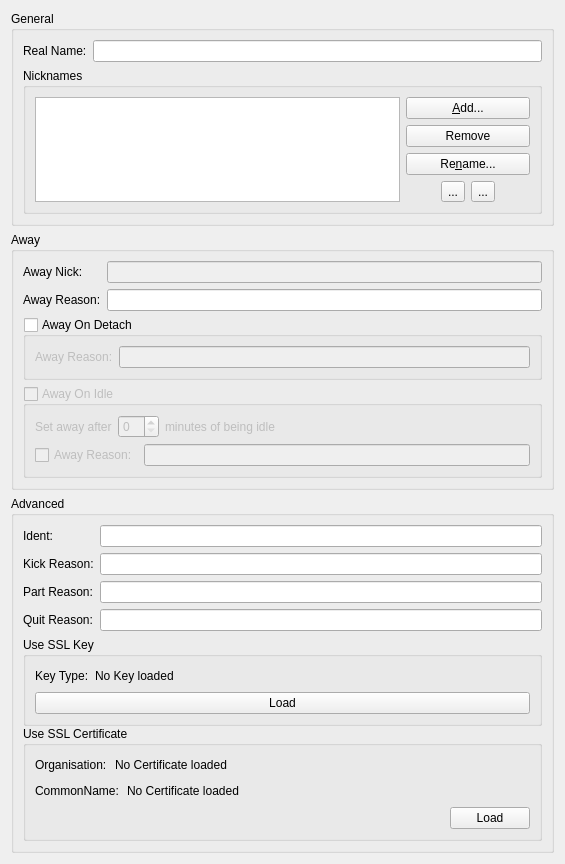
<?xml version="1.0" encoding="UTF-8"?>
<ui version="4.0">
 <class>IdentityEditWidget</class>
 <widget class="QWidget" name="IdentityEditWidget">
  <property name="geometry">
   <rect>
    <x>0</x>
    <y>0</y>
    <width>565</width>
    <height>850</height>
   </rect>
  </property>
  <property name="windowTitle">
   <string/>
  </property>
  <layout class="QVBoxLayout" name="verticalLayout_3">
   <item>
    <widget class="QGroupBox" name="groupBox_4">
     <property name="title">
      <string>General</string>
     </property>
     <layout class="QFormLayout" name="formLayout">
      <item row="0" column="0">
       <widget class="QLabel" name="label">
        <property name="text">
         <string>Real Name:</string>
        </property>
       </widget>
      </item>
      <item row="0" column="1">
       <widget class="QLineEdit" name="realName">
        <property name="whatsThis">
         <string>The &quot;Real Name&quot; is shown in /whois.</string>
        </property>
       </widget>
      </item>
      <item row="1" column="0" colspan="2">
       <widget class="QGroupBox" name="groupBox">
        <property name="title">
         <string>Nicknames</string>
        </property>
        <layout class="QHBoxLayout" name="_3">
         <item>
          <widget class="QListWidget" name="nicknameList">
           <property name="sizePolicy">
            <sizepolicy hsizetype="Expanding" vsizetype="Expanding">
             <horstretch>1</horstretch>
             <verstretch>0</verstretch>
            </sizepolicy>
           </property>
           <property name="showDropIndicator" stdset="0">
            <bool>true</bool>
           </property>
           <property name="dragEnabled">
            <bool>false</bool>
           </property>
           <property name="dragDropMode">
            <enum>QAbstractItemView::NoDragDrop</enum>
           </property>
           <property name="selectionBehavior">
            <enum>QAbstractItemView::SelectRows</enum>
           </property>
          </widget>
         </item>
         <item>
          <layout class="QVBoxLayout" name="_4">
           <item>
            <widget class="QPushButton" name="addNick">
             <property name="sizePolicy">
              <sizepolicy hsizetype="Preferred" vsizetype="Fixed">
               <horstretch>0</horstretch>
               <verstretch>0</verstretch>
              </sizepolicy>
             </property>
             <property name="toolTip">
              <string>Add Nickname</string>
             </property>
             <property name="text">
              <string>&amp;Add...</string>
             </property>
             <property name="icon">
              <iconset>
               <normaloff>:/16x16/actions/oxygen/16x16/actions/list-add.png</normaloff>:/16x16/actions/oxygen/16x16/actions/list-add.png</iconset>
             </property>
             <property name="iconSize">
              <size>
               <width>16</width>
               <height>16</height>
              </size>
             </property>
            </widget>
           </item>
           <item>
            <widget class="QPushButton" name="deleteNick">
             <property name="sizePolicy">
              <sizepolicy hsizetype="Preferred" vsizetype="Fixed">
               <horstretch>0</horstretch>
               <verstretch>0</verstretch>
              </sizepolicy>
             </property>
             <property name="toolTip">
              <string>Remove Nickname</string>
             </property>
             <property name="text">
              <string>Remove</string>
             </property>
             <property name="icon">
              <iconset>
               <normaloff>:/16x16/actions/oxygen/16x16/actions/edit-delete.png</normaloff>:/16x16/actions/oxygen/16x16/actions/edit-delete.png</iconset>
             </property>
            </widget>
           </item>
           <item>
            <widget class="QPushButton" name="renameNick">
             <property name="sizePolicy">
              <sizepolicy hsizetype="Preferred" vsizetype="Fixed">
               <horstretch>0</horstretch>
               <verstretch>0</verstretch>
              </sizepolicy>
             </property>
             <property name="toolTip">
              <string>Rename Identity</string>
             </property>
             <property name="text">
              <string>Re&amp;name...</string>
             </property>
             <property name="icon">
              <iconset>
               <normaloff>:/16x16/actions/oxygen/16x16/actions/edit-rename.png</normaloff>:/16x16/actions/oxygen/16x16/actions/edit-rename.png</iconset>
             </property>
            </widget>
           </item>
           <item>
            <layout class="QHBoxLayout" name="_5">
             <item>
              <spacer>
               <property name="orientation">
                <enum>Qt::Horizontal</enum>
               </property>
               <property name="sizeHint" stdset="0">
                <size>
                 <width>0</width>
                 <height>20</height>
                </size>
               </property>
              </spacer>
             </item>
             <item>
              <widget class="QToolButton" name="nickUp">
               <property name="toolTip">
                <string>Move upwards in list</string>
               </property>
               <property name="text">
                <string>...</string>
               </property>
               <property name="icon">
                <iconset>
                 <normaloff>:/16x16/actions/oxygen/16x16/actions/go-up.png</normaloff>:/16x16/actions/oxygen/16x16/actions/go-up.png</iconset>
               </property>
              </widget>
             </item>
             <item>
              <widget class="QToolButton" name="nickDown">
               <property name="toolTip">
                <string>Move downwards in list</string>
               </property>
               <property name="text">
                <string>...</string>
               </property>
               <property name="icon">
                <iconset>
                 <normaloff>:/16x16/actions/oxygen/16x16/actions/go-down.png</normaloff>:/16x16/actions/oxygen/16x16/actions/go-down.png</iconset>
               </property>
              </widget>
             </item>
             <item>
              <spacer>
               <property name="orientation">
                <enum>Qt::Horizontal</enum>
               </property>
               <property name="sizeHint" stdset="0">
                <size>
                 <width>0</width>
                 <height>20</height>
                </size>
               </property>
              </spacer>
             </item>
            </layout>
           </item>
           <item>
            <spacer>
             <property name="orientation">
              <enum>Qt::Vertical</enum>
             </property>
             <property name="sizeHint" stdset="0">
              <size>
               <width>124</width>
               <height>76</height>
              </size>
             </property>
            </spacer>
           </item>
          </layout>
         </item>
        </layout>
       </widget>
      </item>
     </layout>
    </widget>
   </item>
   <item>
    <widget class="QGroupBox" name="groupBox_7">
     <property name="title">
      <string>Away</string>
     </property>
     <layout class="QFormLayout" name="formLayout_2">
      <item row="0" column="0">
       <widget class="QLabel" name="awayNickLabel">
        <property name="text">
         <string>Away Nick:</string>
        </property>
       </widget>
      </item>
      <item row="0" column="1">
       <widget class="QLineEdit" name="awayNick">
        <property name="enabled">
         <bool>false</bool>
        </property>
        <property name="toolTip">
         <string>Nick to be used when being away</string>
        </property>
       </widget>
      </item>
      <item row="1" column="0">
       <widget class="QLabel" name="awayReasonLabel">
        <property name="text">
         <string>Away Reason:</string>
        </property>
       </widget>
      </item>
      <item row="1" column="1">
       <widget class="QLineEdit" name="awayReason">
        <property name="enabled">
         <bool>true</bool>
        </property>
        <property name="toolTip">
         <string>Default away reason</string>
        </property>
       </widget>
      </item>
      <item row="2" column="0" colspan="2">
       <widget class="QGroupBox" name="detachAwayEnabled">
        <property name="toolTip">
         <string>Set away when all clients have detached from the core</string>
        </property>
        <property name="title">
         <string>Away On Detach</string>
        </property>
        <property name="checkable">
         <bool>true</bool>
        </property>
        <property name="checked">
         <bool>false</bool>
        </property>
        <layout class="QVBoxLayout" name="verticalLayout">
         <item>
          <layout class="QHBoxLayout" name="horizontalLayout">
           <item>
            <widget class="QLabel" name="label_13">
             <property name="text">
              <string>Away Reason:</string>
             </property>
            </widget>
           </item>
           <item>
            <widget class="QLineEdit" name="detachAwayReason"/>
           </item>
          </layout>
         </item>
        </layout>
       </widget>
      </item>
      <item row="3" column="0" colspan="2">
       <widget class="QGroupBox" name="autoAwayEnabled">
        <property name="enabled">
         <bool>false</bool>
        </property>
        <property name="toolTip">
         <string>Not implemented yet</string>
        </property>
        <property name="title">
         <string>Away On Idle</string>
        </property>
        <property name="checkable">
         <bool>true</bool>
        </property>
        <property name="checked">
         <bool>false</bool>
        </property>
        <layout class="QVBoxLayout" name="verticalLayout_2">
         <item>
          <layout class="QHBoxLayout" name="_7">
           <item>
            <widget class="QLabel" name="autoAwayLabel_1">
             <property name="text">
              <string>Set away after</string>
             </property>
            </widget>
           </item>
           <item>
            <widget class="QSpinBox" name="autoAwayTime"/>
           </item>
           <item>
            <widget class="QLabel" name="autoAwayLabel_2">
             <property name="text">
              <string>minutes of being idle</string>
             </property>
            </widget>
           </item>
           <item>
            <spacer>
             <property name="orientation">
              <enum>Qt::Horizontal</enum>
             </property>
             <property name="sizeHint" stdset="0">
              <size>
               <width>40</width>
               <height>20</height>
              </size>
             </property>
            </spacer>
           </item>
          </layout>
         </item>
         <item>
          <layout class="QGridLayout" name="_8">
           <item row="0" column="0">
            <widget class="QCheckBox" name="autoAwayReasonEnabled">
             <property name="text">
              <string>Away Reason:</string>
             </property>
            </widget>
           </item>
           <item row="0" column="1">
            <widget class="QLineEdit" name="autoAwayReason">
             <property name="enabled">
              <bool>false</bool>
             </property>
            </widget>
           </item>
          </layout>
         </item>
        </layout>
       </widget>
      </item>
     </layout>
     <zorder>awayReason</zorder>
     <zorder>awayReasonLabel</zorder>
     <zorder>awayNick</zorder>
     <zorder>awayNickLabel</zorder>
     <zorder>autoAwayEnabled</zorder>
     <zorder>detachAwayEnabled</zorder>
    </widget>
   </item>
   <item>
    <widget class="QGroupBox" name="advancedGroupBox">
     <property name="title">
      <string>Advanced</string>
     </property>
     <layout class="QFormLayout" name="formLayout_3">
      <item row="0" column="0">
       <widget class="QLabel" name="label_2">
        <property name="text">
         <string>Ident:</string>
        </property>
       </widget>
      </item>
      <item row="0" column="1">
       <widget class="QLineEdit" name="ident">
        <property name="whatsThis">
         <string>The &quot;ident&quot; is part of your hostmask and, together with your host, uniquely identifies you within the IRC network.</string>
        </property>
       </widget>
      </item>
      <item row="1" column="0">
       <widget class="QLabel" name="label_4">
        <property name="text">
         <string>Kick Reason:</string>
        </property>
       </widget>
      </item>
      <item row="1" column="1">
       <widget class="QLineEdit" name="kickReason"/>
      </item>
      <item row="2" column="0">
       <widget class="QLabel" name="label_3">
        <property name="text">
         <string>Part Reason:</string>
        </property>
       </widget>
      </item>
      <item row="2" column="1">
       <widget class="QLineEdit" name="partReason"/>
      </item>
      <item row="3" column="0">
       <widget class="QLabel" name="label_5">
        <property name="text">
         <string>Quit Reason:</string>
        </property>
       </widget>
      </item>
      <item row="3" column="1">
       <widget class="QLineEdit" name="quitReason"/>
      </item>
      <item row="4" column="0" colspan="2">
       <widget class="QStackedWidget" name="keyAndCertSettings">
        <property name="styleSheet">
         <string notr="true"/>
        </property>
        <property name="lineWidth">
         <number>0</number>
        </property>
        <property name="currentIndex">
         <number>2</number>
        </property>
        <widget class="QWidget" name="pageNoSsl">
         <layout class="QVBoxLayout" name="verticalLayout_8">
          <property name="margin">
           <number>0</number>
          </property>
          <item>
           <widget class="QGroupBox" name="groupBox_6">
            <property name="title">
             <string/>
            </property>
            <layout class="QVBoxLayout" name="verticalLayout_9">
             <item>
              <widget class="QLabel" name="label_8">
               <property name="text">
                <string>You need an SSL Capable Client to edit your Cores SSL Key and Certificate</string>
               </property>
               <property name="alignment">
                <set>Qt::AlignCenter</set>
               </property>
               <property name="wordWrap">
                <bool>true</bool>
               </property>
              </widget>
             </item>
            </layout>
           </widget>
          </item>
         </layout>
        </widget>
        <widget class="QWidget" name="pageUnsecure">
         <layout class="QVBoxLayout" name="verticalLayout_7">
          <property name="margin">
           <number>0</number>
          </property>
          <item>
           <widget class="QGroupBox" name="groupBox_5">
            <property name="title">
             <string/>
            </property>
            <layout class="QVBoxLayout" name="verticalLayout_6">
             <item>
              <widget class="QLabel" name="label_7">
               <property name="text">
                <string>Warning: you are not connected with a secured connection to the Quassel Core!
Proceeding will cause an unencrypted transfer of your SSL Key and SSL Certificate!</string>
               </property>
               <property name="alignment">
                <set>Qt::AlignCenter</set>
               </property>
               <property name="wordWrap">
                <bool>true</bool>
               </property>
              </widget>
             </item>
             <item>
              <layout class="QHBoxLayout" name="horizontalLayout_2">
               <item>
                <spacer name="horizontalSpacer">
                 <property name="orientation">
                  <enum>Qt::Horizontal</enum>
                 </property>
                 <property name="sizeHint" stdset="0">
                  <size>
                   <width>40</width>
                   <height>20</height>
                  </size>
                 </property>
                </spacer>
               </item>
               <item>
                <widget class="QPushButton" name="continueUnsecured">
                 <property name="text">
                  <string>Continue</string>
                 </property>
                </widget>
               </item>
               <item>
                <spacer name="horizontalSpacer_3">
                 <property name="orientation">
                  <enum>Qt::Horizontal</enum>
                 </property>
                 <property name="sizeHint" stdset="0">
                  <size>
                   <width>40</width>
                   <height>20</height>
                  </size>
                 </property>
                </spacer>
               </item>
              </layout>
             </item>
            </layout>
           </widget>
          </item>
         </layout>
        </widget>
        <widget class="QWidget" name="pageEditSsl">
         <layout class="QVBoxLayout" name="verticalLayout_11">
          <property name="spacing">
           <number>0</number>
          </property>
          <property name="margin">
           <number>0</number>
          </property>
          <item>
           <widget class="QGroupBox" name="sslKeyGroupBox">
            <property name="styleSheet">
             <string notr="true"/>
            </property>
            <property name="title">
             <string>Use SSL Key</string>
            </property>
            <property name="checkable">
             <bool>false</bool>
            </property>
            <property name="checked">
             <bool>false</bool>
            </property>
            <layout class="QVBoxLayout" name="verticalLayout_4">
             <item>
              <layout class="QHBoxLayout" name="horizontalLayout_7">
               <item>
                <widget class="QLabel" name="label_6">
                 <property name="text">
                  <string>Key Type:</string>
                 </property>
                </widget>
               </item>
               <item>
                <widget class="QLabel" name="keyTypeLabel">
                 <property name="text">
                  <string>No Key loaded</string>
                 </property>
                </widget>
               </item>
               <item>
                <spacer name="horizontalSpacer_6">
                 <property name="orientation">
                  <enum>Qt::Horizontal</enum>
                 </property>
                 <property name="sizeHint" stdset="0">
                  <size>
                   <width>40</width>
                   <height>20</height>
                  </size>
                 </property>
                </spacer>
               </item>
              </layout>
             </item>
             <item>
              <widget class="QSplitter" name="splitter">
               <property name="orientation">
                <enum>Qt::Horizontal</enum>
               </property>
               <widget class="QPushButton" name="clearOrLoadKeyButton">
                <property name="text">
                 <string>Load</string>
                </property>
               </widget>
              </widget>
             </item>
            </layout>
           </widget>
          </item>
          <item>
           <widget class="QGroupBox" name="sslCertGroupBox">
            <property name="title">
             <string>Use SSL Certificate</string>
            </property>
            <layout class="QGridLayout" name="gridLayout">
             <item row="0" column="0">
              <layout class="QHBoxLayout" name="horizontalLayout_4">
               <property name="spacing">
                <number>8</number>
               </property>
               <item>
                <widget class="QLabel" name="label_9">
                 <property name="text">
                  <string>Organisation:</string>
                 </property>
                </widget>
               </item>
               <item>
                <widget class="QLabel" name="certOrgLabel">
                 <property name="text">
                  <string>No Certificate loaded</string>
                 </property>
                </widget>
               </item>
               <item>
                <spacer name="horizontalSpacer_4">
                 <property name="orientation">
                  <enum>Qt::Horizontal</enum>
                 </property>
                 <property name="sizeHint" stdset="0">
                  <size>
                   <width>40</width>
                   <height>20</height>
                  </size>
                 </property>
                </spacer>
               </item>
              </layout>
             </item>
             <item row="1" column="0">
              <layout class="QHBoxLayout" name="horizontalLayout_5">
               <property name="spacing">
                <number>8</number>
               </property>
               <item>
                <widget class="QLabel" name="label_10">
                 <property name="text">
                  <string>CommonName:</string>
                 </property>
                </widget>
               </item>
               <item>
                <widget class="QLabel" name="certCNameLabel">
                 <property name="text">
                  <string>No Certificate loaded</string>
                 </property>
                </widget>
               </item>
               <item>
                <spacer name="horizontalSpacer_5">
                 <property name="orientation">
                  <enum>Qt::Horizontal</enum>
                 </property>
                 <property name="sizeHint" stdset="0">
                  <size>
                   <width>40</width>
                   <height>20</height>
                  </size>
                 </property>
                </spacer>
               </item>
              </layout>
             </item>
             <item row="2" column="0">
              <layout class="QHBoxLayout" name="horizontalLayout_6">
               <item>
                <spacer name="verticalSpacer_2">
                 <property name="orientation">
                  <enum>Qt::Horizontal</enum>
                 </property>
                 <property name="sizeHint" stdset="0">
                  <size>
                   <width>40</width>
                   <height>20</height>
                  </size>
                 </property>
                </spacer>
               </item>
               <item>
                <widget class="QPushButton" name="clearOrLoadCertButton">
                 <property name="text">
                  <string>Load</string>
                 </property>
                </widget>
               </item>
              </layout>
             </item>
            </layout>
           </widget>
          </item>
         </layout>
        </widget>
       </widget>
      </item>
     </layout>
     <zorder>ident</zorder>
     <zorder>label_2</zorder>
     <zorder>quitReason</zorder>
     <zorder>label_4</zorder>
     <zorder>label_5</zorder>
     <zorder>kickReason</zorder>
     <zorder>label_3</zorder>
     <zorder>partReason</zorder>
     <zorder>keyAndCertSettings</zorder>
    </widget>
   </item>
  </layout>
 </widget>
 <tabstops>
  <tabstop>realName</tabstop>
  <tabstop>nicknameList</tabstop>
  <tabstop>addNick</tabstop>
  <tabstop>deleteNick</tabstop>
  <tabstop>renameNick</tabstop>
  <tabstop>nickUp</tabstop>
  <tabstop>nickDown</tabstop>
  <tabstop>detachAwayReason</tabstop>
  <tabstop>autoAwayTime</tabstop>
  <tabstop>autoAwayReasonEnabled</tabstop>
  <tabstop>autoAwayReason</tabstop>
  <tabstop>kickReason</tabstop>
  <tabstop>partReason</tabstop>
  <tabstop>quitReason</tabstop>
  <tabstop>continueUnsecured</tabstop>
 </tabstops>
 <resources/>
 <connections/>
</ui>
